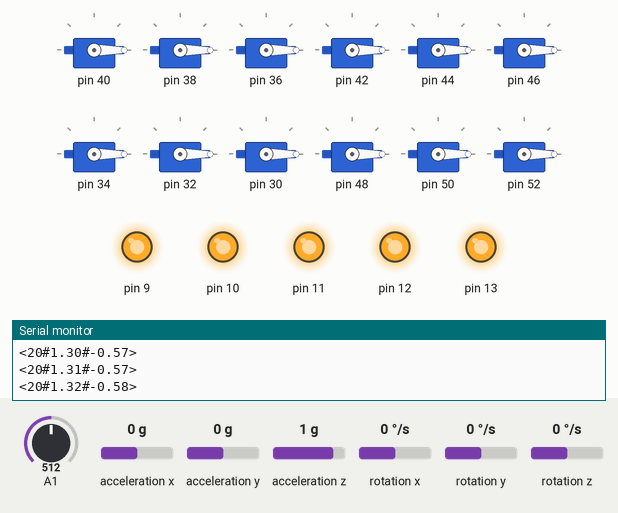
Bench run of a sketch on a simulated Arduino Mega 2560, built with avr-gcc and run on an emulated ATmega2560. On the bench: 12 × servo, output pins drawn as LEDs (lit = HIGH), the last lines printed to the serial monitor. Wiring (inferred from the names in the program): MPU-6050 motion sensor at I2C address 0x68. The test bench sets the inputs (shaded band); at power-on: A1 = 512, acceleration x 0 g, acceleration y 0 g, acceleration z 1 g, rotation x 0 °/s, rotation y 0 °/s, rotation z 0 °/s.

Above: at 1.2 s.
1.3 s: A1 set to 181
2.8 s: A1 set to 163
At 3.7 s:
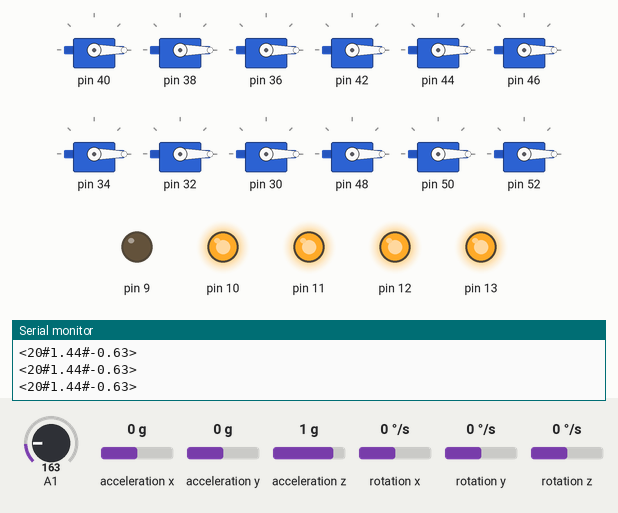
4.3 s: A1 set to 124
At 4.9 s:
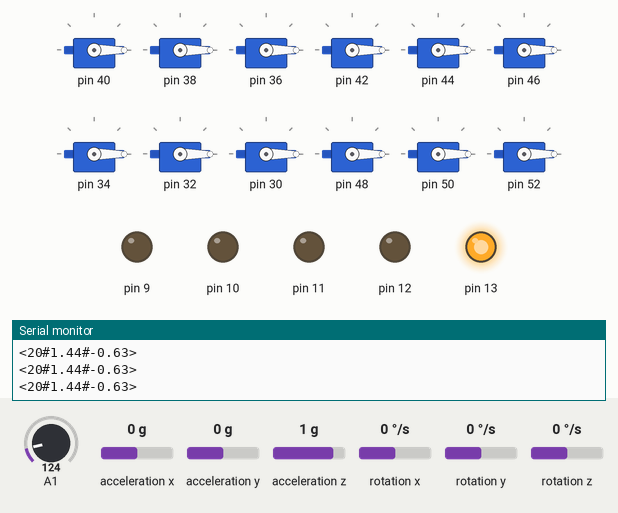
7.7 s: A1 set to 118
At 8.7 s:
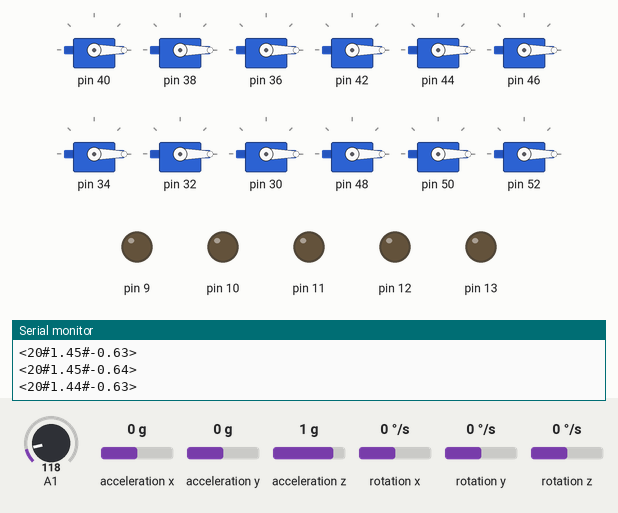
9.2 s: A1 set to 154
At 9.8 s:
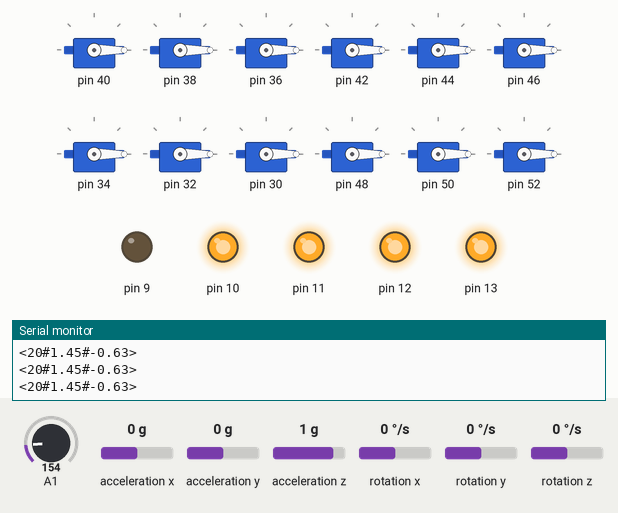
Timing chart, 0 to 11.7 s (numbered marks = the images above; inputs shaded):
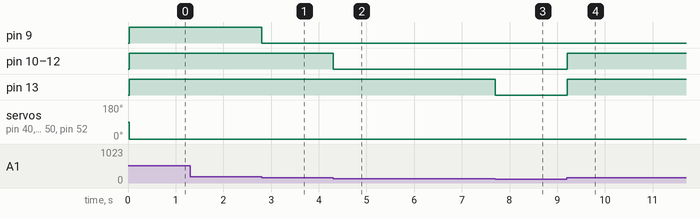

The sketch:

arduino_com.ino
```cpp
#include <Servo.h>
#include <math.h>


#define MAX_GAMMA 50
///VARIABLES SERVOMOTORES
#define MAX_SERVOS 12
#define MAX_PULSE 2500
#define MIN_PULSE 560
Servo Servos[MAX_SERVOS];


//VARIABLES PARA CONTROLAR EL TIEMPO
unsigned long previousMillis = 0;
const long interval = 20;
unsigned long loopTime;
unsigned long previousLooptime;
double t;

struct angles {
  double tetta;
  double alpha;
  double gamma;
};////vector
struct angles anglesFR;
struct angles anglesFL;
struct angles anglesBR;
struct angles anglesBL;
//VARIABLES PARA RECIVIR EL COMANDO
const byte numChars = 32;
char receivedChars[numChars];
int spaceCounter = 0;

boolean newData = false;

int pulse0, pulse1, pulse2, pulse3, pulse4, pulse5, pulse6, pulse7, pulse8, pulse9, pulse10, pulse11;

char a;
int pulse;


int batterieVoltage;

void setup() {
  // put your setup code here, to run once:
  Serial.begin(115200);

  pinMode(13,OUTPUT);
  pinMode(12,OUTPUT);
  pinMode(11,OUTPUT);
  pinMode(10,OUTPUT);
  pinMode(9,OUTPUT);

  IMUSetup();
  connectServos();


}

void loop() {
  // put your main code here, to run repeatedly:
  unsigned long currentMillis = millis();
    if (currentMillis - previousMillis >= interval) {
      // save the last time you blinked the LED
      previousMillis = currentMillis;
      t = float(currentMillis) / 1000;
      /////////cuenta el tiempo que tarda el bucle en ejecutarse
      loopTime = currentMillis - previousLooptime;
      Serial.print("<");
      Serial.print(loopTime);
      Serial.print("#");
      previousLooptime = currentMillis;

      readAngles();

      recvWithStartEndMarkers();

      batterieStatus();

      newData = false;
      moveServos(pulse0, pulse1, pulse2, pulse3, pulse4, pulse5, pulse6, pulse7, pulse8, pulse9, pulse10, pulse11);
  }
}

void batterieStatus(){
  batterieVoltage = analogRead(A1);

  if (batterieVoltage >= 164){
    digitalWrite(13,HIGH);
    digitalWrite(12,HIGH);
    digitalWrite(11,HIGH);
    digitalWrite(10,HIGH);
    digitalWrite(9,HIGH);
  }
  else if (batterieVoltage >= 154){
    digitalWrite(13,HIGH);
    digitalWrite(12,HIGH);
    digitalWrite(11,HIGH);
    digitalWrite(10,HIGH);
    digitalWrite(9,LOW);
  }
  else if (batterieVoltage >= 144){
    digitalWrite(13,HIGH);
    digitalWrite(12,HIGH);
    digitalWrite(11,HIGH);
    digitalWrite(10,LOW);
    digitalWrite(9,LOW);
  }
  else if (batterieVoltage >= 134){
    digitalWrite(13,HIGH);
    digitalWrite(12,HIGH);
    digitalWrite(11,LOW);
    digitalWrite(10,LOW);
    digitalWrite(9,LOW);
  }
  else if (batterieVoltage >= 124){
    digitalWrite(13,HIGH);
    digitalWrite(12,LOW);
    digitalWrite(11,LOW);
    digitalWrite(10,LOW);
    digitalWrite(9,LOW);
  }
  else{
    digitalWrite(13,LOW);
    digitalWrite(12,LOW);
    digitalWrite(11,LOW);
    digitalWrite(10,LOW);
    digitalWrite(9,LOW);
  }
}

void connectServos() {
                      //FR
  Servos[0].attach(40);//coxa
  Servos[1].attach(38);//femur
  Servos[2].attach(36);//tibia

  Servos[3].attach(42);//FL
  Servos[4].attach(44);//0=550
  Servos[5].attach(46);

  Servos[6].attach(34);//BR
  Servos[7].attach(32);//0=2500
  Servos[8].attach(30);

  Servos[9].attach(48);//BL
  Servos[10].attach(50);//0=550
  Servos[11].attach(52);
}


void moveServos(int pulse0, int pulse1, int pulse2, int pulse3, int pulse4, int pulse5, int pulse6, int pulse7, int pulse8, int pulse9, int pulse10, int pulse11) {

  Servos[0].writeMicroseconds(pulse0);
  Servos[1].writeMicroseconds(pulse1);
  Servos[2].writeMicroseconds(pulse2);

  Servos[3].writeMicroseconds(pulse3);
  Servos[4].writeMicroseconds(pulse4);
  Servos[5].writeMicroseconds(pulse5);

  Servos[6].writeMicroseconds(pulse6);
  Servos[7].writeMicroseconds(pulse7);
  Servos[8].writeMicroseconds(pulse8);

  Servos[9].writeMicroseconds(pulse9);
  Servos[10].writeMicroseconds(pulse10);
  Servos[11].writeMicroseconds(pulse11);
}


void recvWithStartEndMarkers() {
    static boolean recvInProgress = false;
    static byte ndx = 0;
    char startMarker = '<';
    char endMarker = '>';
    char spaceMarker = '#';

    char rc;

    while (Serial.available() > 0 && newData == false) {
        rc = Serial.read();
//        Serial.print("serial In");
        if (recvInProgress == true) {
            if (rc != endMarker && rc != spaceMarker) {
                receivedChars[ndx] = rc;
                ndx++;
                if (ndx >= numChars) {
                    ndx = numChars - 1;
                }
            }
            else if (rc == spaceMarker ){
              receivedChars[ndx] = '\0';
              if (spaceCounter==0){
                //Serial.println(receivedChars);
                pulse0 = atoi(receivedChars);
                spaceCounter++;
                ndx=0;
              }
              else if (spaceCounter==1){
                //Serial.println(receivedChars);
                pulse1 = atoi(receivedChars);
                spaceCounter++;
                ndx=0;
              }
              else if (spaceCounter==2){
                //Serial.println(receivedChars);
                pulse2 = atoi(receivedChars);
                spaceCounter++;
                ndx=0;
              }
              else if (spaceCounter==3){
                //Serial.println(receivedChars);
                pulse3 = atoi(receivedChars);
                spaceCounter++;
                ndx=0;
              }
              else if (spaceCounter==4){
                //Serial.println(receivedChars);
                pulse4 = atoi(receivedChars);
                spaceCounter++;
                ndx=0;
              }
              else if (spaceCounter==5){
                //Serial.println(receivedChars);
                pulse5 = atoi(receivedChars);
                spaceCounter++;
                ndx=0;
              }
              else if (spaceCounter==6){
                //Seral.println(receivedChars);
                pulse6 = atoi(receivedChars);
                spaceCounter++;
                ndx=0;
              }
              else if (spaceCounter==7){
                //Serial.println(receivedChars);
                pulse7 = atoi(receivedChars);
                spaceCounter++;
                ndx=0;
              }
              else if (spaceCounter==8){
                //Serial.println(receivedChars);
                pulse8 = atoi(receivedChars);
                spaceCounter++;
                ndx=0;
              }
              else if (spaceCounter==9){
                //Serial.println(receivedChars);
                pulse9 = atoi(receivedChars);
                spaceCounter++;
                ndx=0;
              }
              else if (spaceCounter==10){
                //Serial.println(receivedChars);
                pulse10 = atoi(receivedChars);
                spaceCounter++;
                ndx=0;
              }
              else if (spaceCounter==11){
                //Serial.println(receivedChars);
                pulse11 = atoi(receivedChars);
                spaceCounter++;
                ndx=0;
              }
            }
            else {
                receivedChars[ndx] = '\0'; // terminate the string
                //Serial.println(receivedChars);
                pulse11 = atoi(receivedChars);
                recvInProgress = false;
                ndx = 0;
                spaceCounter=0;
                newData = true;
            }
        }

        else if (rc == startMarker) {
            recvInProgress = true;
        }
    }
}
```

Source omitted: gy_521_send_serial.ino (39131 bytes)

Measured:
- the behaviour switches between 164 and 163 on A1 (found by bisection; images 0 and 1)
- the behaviour switches between 124 and 123 on A1 (found by bisection; images 2 and 3)
- after the input at 2.8 s, pin 9: HIGH → LOW at once
- after the input at 4.3 s, pin 10–12: HIGH → LOW at once
- after the input at 7.7 s, pin 13: HIGH → LOW at once
- after the input at 9.2 s, pin 10–13: LOW → HIGH at once
